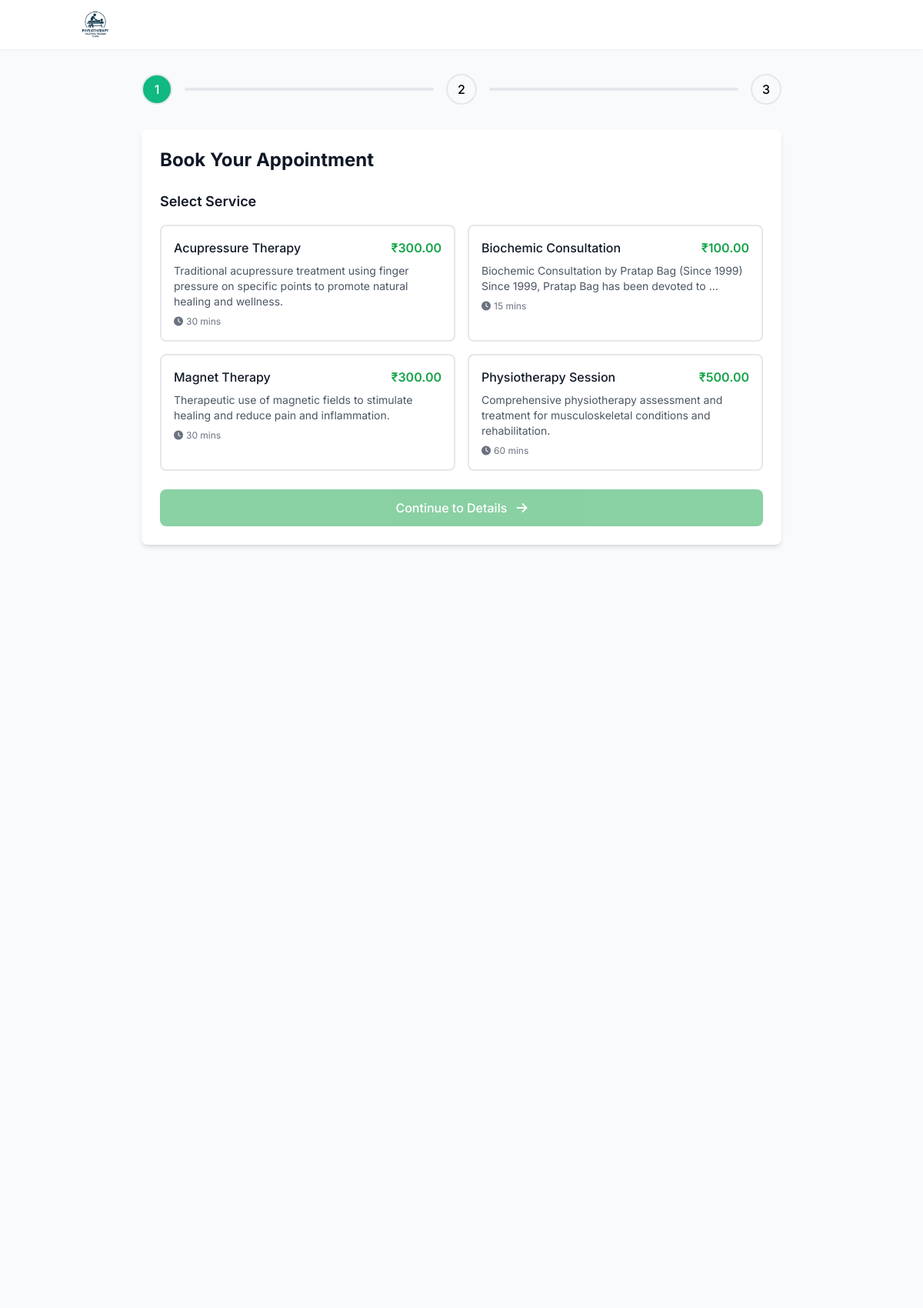
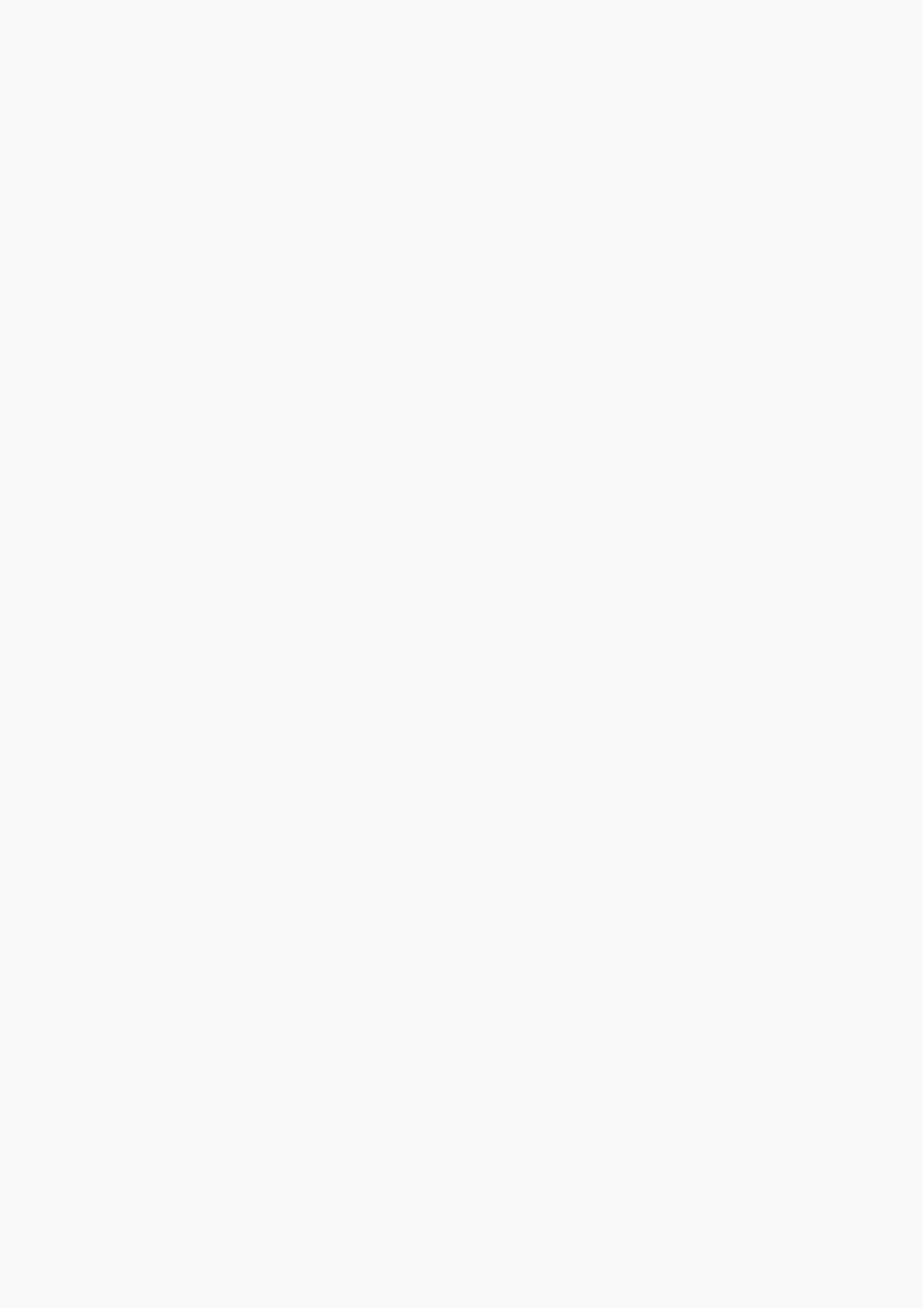
The page /book-old/ (upper part) on the database its author committed (2 pictures, top to bottom).
### site_settings/models.py (models this page shows, shortened)
class SiteSettings(models.Model):
    site_name = models.CharField(
        max_length=200,
        default="Bio-Physio Consultant"
    )
    site_tagline = models.CharField(
        max_length=500,
        default="Holistic Health & Physiotherapy Services"
    )
    site_description = models.TextField(
        default="Professional healthcare services including physiotherapy, acupressure, massage therapy, and alternative medicine by certified practitioner Pratap Bag."
    )
    site_logo = models.ImageField(
        upload_to='site/',
        blank=True,
        null=True,
        help_text="Site logo (recommended: 200x200px)"
    )
    site_favicon = models.ImageField(
        upload_to='site/',
        blank=True,
        null=True,
        help_text="Site favicon (recommended: 32x32px)"
    )
    meta_title = models.CharField(
        max_length=200,
        blank=True,
        help_text="Meta title for SEO"
    )
    meta_description = models.TextField(
        blank=True,
        help_text="Meta description for SEO"
    )
    meta_keywords = models.TextField(
        blank=True,
        help_text="Meta keywords for SEO (comma separated)"
    )
    phone_regex = RegexValidator(
        regex=r'^\+?1?\d{9,15}$',
        message="Phone number must be entered in the format: '+999999999'. Up to 15 digits allowed."
    )
    contact_phone = models.CharField(
        validators=[phone_regex],
        max_length=17,
        blank=True
    )
    contact_email = models.EmailField(blank=True)
    contact_address = models.TextField(blank=True)
    facebook_url = models.URLField(blank=True, null=True)
    twitter_url = models.URLField(blank=True, null=True)
    instagram_url = models.URLField(blank=True, null=True)
    linkedin_url = models.URLField(blank=True, null=True)
    youtube_url = models.URLField(blank=True, null=True)
    practice_start_year = models.PositiveIntegerField(
        default=1998,
        help_text="Year when practice started (used to calculate years of experience)"
    )
    consultation_fee = models.DecimalField(
        max_digits=10,
        decimal_places=2,
        default=200.00,
        help_text="Default consultation fee in INR"
    )
    is_booking_enabled = models.BooleanField(
        default=True,
        help_text="Enable/disable online booking"
    )
    is_payment_enabled = models.BooleanField(
        default=True,
        help_text="Enable/disable online payment"
    )
    booking_advance_days = models.PositiveIntegerField(
        default=30,
        help_text="Maximum days in advance for booking"
    )
    booking_cancel_hours = models.PositiveIntegerField(
        default=24,
        help_text="Minimum hours before appointment to cancel"
    )
    admin_email = models.EmailField(
        blank=True,
        help_text="Admin email for notifications"
    )
    send_booking_notifications = models.BooleanField(
        default=True,
        help_text="Send email notifications for new bookings"
    )
    send_reminder_notifications = models.BooleanField(
        default=True,
        help_text="Send appointment reminder emails"
    )
    maintenance_mode = models.BooleanField(
        default=False,
        help_text="Enable maintenance mode"
    )
    maintenance_message = models.TextField(
        blank=True,
        default="Site is under maintenance. Please check back later.",
        help_text="Message to show during maintenance"
    )
    google_analytics_id = models.CharField(
        max_length=50,
        blank=True,
        help_text="Google Analytics tracking ID"
    )
    google_tag_manager_id = models.CharField(
        max_length=50,
        blank=True,
        help_text="Google Tag Manager ID"
    )
    facebook_pixel_id = models.CharField(
        max_length=50,
        blank=True,
        help_text="Facebook Pixel ID"
    )
    pwa_app_name = models.CharField(
        max_length=200,
        default="Pratap Bag Healthcare"
    )
    pwa_short_name = models.CharField(
        max_length=50,
        default="PB Healthcare"
    )
    pwa_theme_color = models.CharField(
        max_length=7,
        default="#10B981",
        help_text="PWA theme color (hex code)"
    )
    pwa_background_color = models.CharField(
        max_length=7,
        default="#ffffff",
        help_text="PWA background color (hex code)"
    )
    created_at = models.DateTimeField(auto_now_add=True)
    updated_at = models.DateTimeField(auto_now=True)
    class Meta:
        verbose_name = "Site Settings"
        verbose_name_plural = "Site Settings"
    @classmethod
    def get_settings(cls):
        settings, created = cls.objects.get_or_create(
            pk=1,
            defaults={
                'site_name': 'Bio-Physio Consultant',
                'site_tagline': 'Holistic Health & Physiotherapy Services',
            }
        )
        return settings

### bookings/models.py (models this page shows, shortened)
class Service(models.Model):
    name = models.CharField(max_length=100, unique=True)
    description = models.TextField()
    duration_minutes = models.PositiveIntegerField(
        default=30,
        help_text="Duration of the service in minutes"
    )
    price = models.DecimalField(
        max_digits=10,
        decimal_places=2,
        default=200.00,
        help_text="Service price in INR"
    )
    is_active = models.BooleanField(default=True)
    created_at = models.DateTimeField(auto_now_add=True)
    updated_at = models.DateTimeField(auto_now=True)
    class Meta:
        verbose_name = "Service"
        verbose_name_plural = "Services"
        ordering = ['name']

### bookings/views.py (the view, shortened to what this page needs)
# urls.py: path('book-old/', views.BookingCreateView.as_view(), name='book'),  # For backward compatibility
@method_decorator(ensure_csrf_cookie, name='dispatch')
class BookingCreateView(CreateView):
    model = Booking
    form_class = BookingForm
    template_name = 'bookings/booking_form.html'
    def get_context_data(self, **kwargs):
        context = super().get_context_data(**kwargs)
        context['services'] = Service.objects.filter(is_active=True)
        return context
    def dispatch(self, request, *args, **kwargs):
        try:
            return super().dispatch(request, *args, **kwargs)
        except Exception as e:
            print(f"Debug: Unexpected error in dispatch: {str(e)}")
            import traceback
            traceback.print_exc()
            if request.headers.get('X-Requested-With') == 'XMLHttpRequest':
                return JsonResponse({
                    'success': False,
                    'error': f'Server error: {str(e)}'
                })
            raise
    def get_initial(self):
        initial = super().get_initial()
        return initial
    def get_form_kwargs(self):
        kwargs = super().get_form_kwargs()
        return kwargs

### templates/bookings/booking_form.html (shortened to what this page needs)
{% extends 'base.html' %}
{% load static %}
{% block content %}
<div class="min-h-screen bg-gray-50 py-4 sm:py-8">
    <div class="max-w-4xl mx-auto px-4 sm:px-6 lg:px-8">
        <div class="mb-6 sm:mb-8">
            <div class="flex items-center justify-between">
                <div class="flex items-center space-x-2 sm:space-x-4">
                    <div id="step1-indicator" class="step-indicator active flex items-center justify-center w-8 h-8 sm:w-10 sm:h-10 rounded-full border-2 font-medium text-sm sm:text-base">1</div>
                </div>
                <div class="flex-1 mx-2 sm:mx-4 h-1 bg-gray-200 rounded">
                </div>
                <div class="flex items-center space-x-2 sm:space-x-4">
                    <div id="step2-indicator" class="step-indicator flex items-center justify-center w-8 h-8 sm:w-10 sm:h-10 rounded-full border-2 font-medium text-sm sm:text-base">2</div>
                </div>
                <div class="flex-1 mx-2 sm:mx-4 h-1 bg-gray-200 rounded">
                </div>
                <div class="flex items-center space-x-2 sm:space-x-4">
                    <div id="step3-indicator" class="step-indicator flex items-center justify-center w-8 h-8 sm:w-10 sm:h-10 rounded-full border-2 font-medium text-sm sm:text-base">3</div>
                </div>
            </div>
        </div>
        <div class="bg-white rounded-lg shadow-md p-4 sm:p-6">
            <h1 class="text-xl sm:text-2xl font-bold text-gray-900 mb-4 sm:mb-6">Book Your Appointment</h1>
            <form method="post" enctype="multipart/form-data" id="booking-form" action="{% url 'book_appointment' %}">
                <div id="step-1" class="step-content">
                    <h2 class="text-base sm:text-lg font-semibold text-gray-900 mb-3 sm:mb-4">Select Service</h2>
                    <div class="grid grid-cols-1 sm:grid-cols-2 gap-3 sm:gap-4 mb-4 sm:mb-6">
                        {% for service in services %}
                        <div class="service-card border-2 border-gray-200 rounded-lg p-3 sm:p-4"
                             data-service-id="{{ service.id }}"
                             data-service-price="{{ service.price }}"
                             data-service-duration="{{ service.duration_minutes }}"
                             data-service-name="{{ service.name }}">
                            <div class="flex justify-between items-start mb-2">
                                <h3 class="font-medium text-sm sm:text-base text-gray-900">{{ service.name }}</h3>
                                <span class="text-green-600 font-semibold text-sm sm:text-base">₹{{ service.price }}</span>
                            </div>
                            <p class="text-xs sm:text-sm text-gray-600 mb-2">{{ service.description|truncatewords:15 }}</p>
                            <div class="flex items-center text-xs text-gray-500">
                                <i class="fas fa-clock mr-1"></i>{{ service.duration_minutes }} mins
                            </div>
                        </div>
                        {% endfor %}
                    </div>
                    <button type="button" id="next-to-step-2" class="w-full bg-green-600 text-white py-2.5 sm:py-3 px-4 rounded-lg font-medium hover:bg-green-700 transition duration-200 disabled:opacity-50 disabled:cursor-not-allowed text-sm sm:text-base" disabled>
                        Continue to Details <i class="fas fa-arrow-right ml-2"></i>
                    </button>
                </div>
            </form>
        </div>
    </div>
</div>
{% endblock %}

### templates/includes/header.html (shortened to what this page needs)
{% load static %}
<div class="container mx-auto px-4">
    <div class="flex items-center justify-between h-16">
        <div class="flex items-center">
            <a href="{% url 'home' %}" class="flex items-center">
                {% if site_settings.site_logo %}
                    <img src="{{ site_settings.site_logo.url }}" alt="{{ site_settings.site_name|default:'Bio-Physio Consultant' }}" class="h-10 w-10 mr-3 object-contain">
                {% else %}
                    <img src="{% static 'images/loogoo.png' %}" alt="Bio-Physio Consultant" class="h-10 w-10 mr-3 object-contain">
                {% endif %}
            </a>
        </div>
    </div>
</div>

### templates/bookings/booking_form.html (style rules this page uses)
.step-indicator { transition: all 0.3s ease; }
.step-indicator.active { background-color: #10B981; color: white; }
.service-card { transition: transform 0.2s ease, box-shadow 0.2s ease; cursor: pointer; }

### rows shown on the page
SiteSettings: site_logo (picture)
Service: name "Acupressure Therapy", price "300.00", description "Traditional acupressure treatment using finger pressure on specific points to promote natural healing and wellness.", duration_minutes "30"
Service: name "Biochemic Consultation", price "100.00", description "Biochemic Consultation by Pratap Bag (Since 1999) Since 1999, Pratap Bag has been devoted to …", duration_minutes "15"
Service: name "Magnet Therapy", price "300.00", description "Therapeutic use of magnetic fields to stimulate healing and reduce pain and inflammation.", duration_minutes "30"
Service: name "Physiotherapy Session", price "500.00", description "Comprehensive physiotherapy assessment and treatment for musculoskeletal conditions and rehabilitation.", duration_minutes "60"
